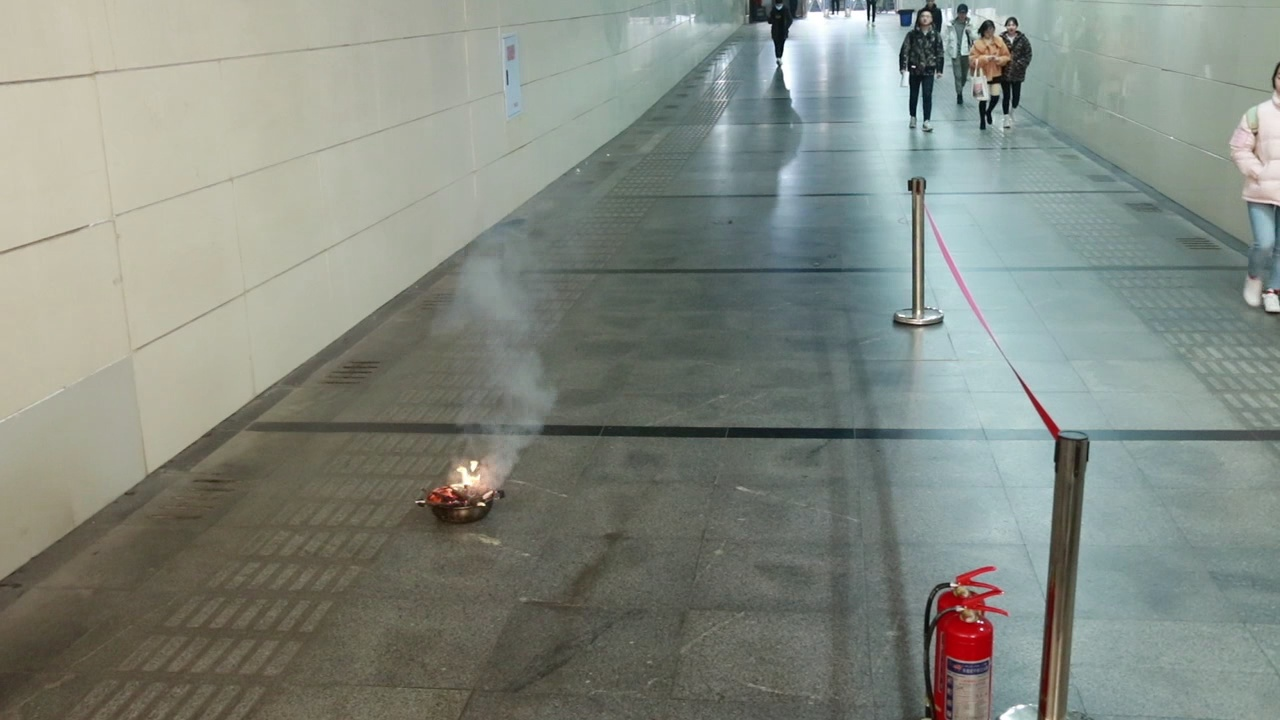
#> input picture Datasets/Ground/images/bothFireAndSmoke_CV000017.jpg, 1280 x 720 px; its folder holds only this picture in this run
$ python clahe.py
#> lines starting #> are read from the running program, lines starting #| are printed output that depends on the picture
import os
import cv2

def apply_clahe(input_path, output_path):
    image = cv2.imread(input_path, cv2.IMREAD_GRAYSCALE)
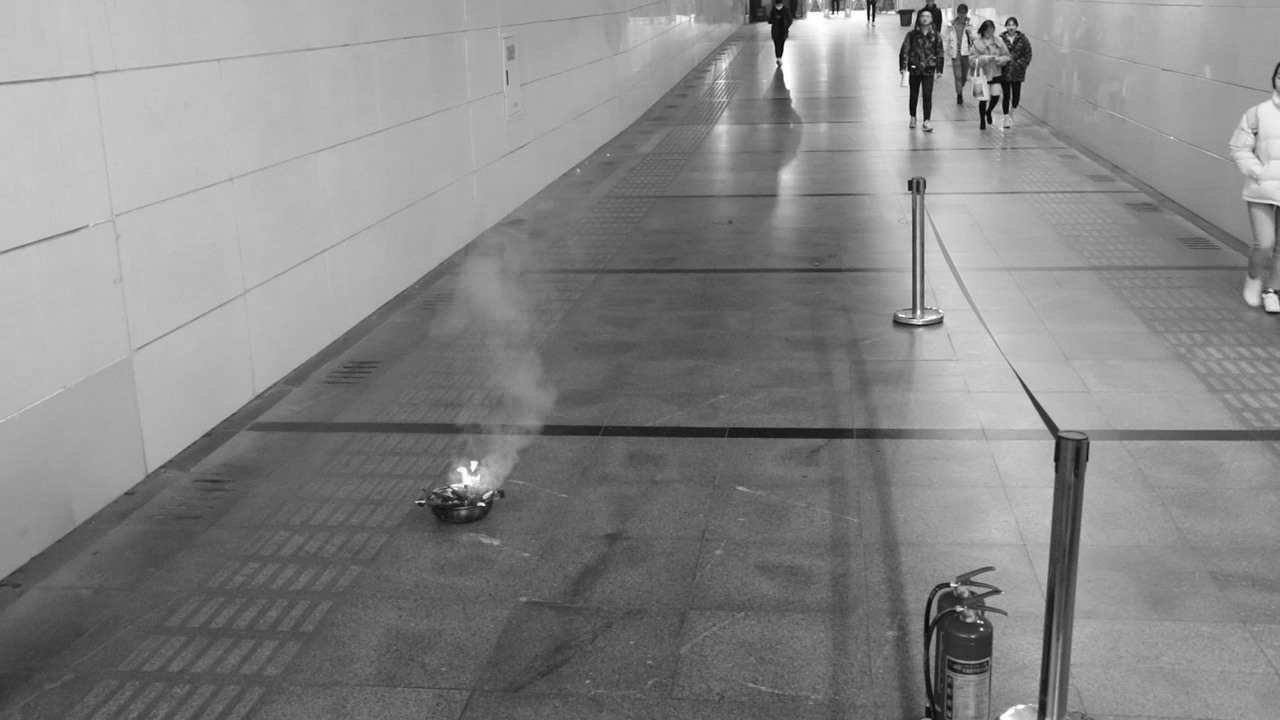
#> image: shape (720, 1280); min 2, max 255, mean 134.6

    if image is not None:
        clahe = cv2.createCLAHE(
            clipLimit=2.0,
            tileGridSize=(8, 8)
        )

        enhanced = clahe.apply(image)
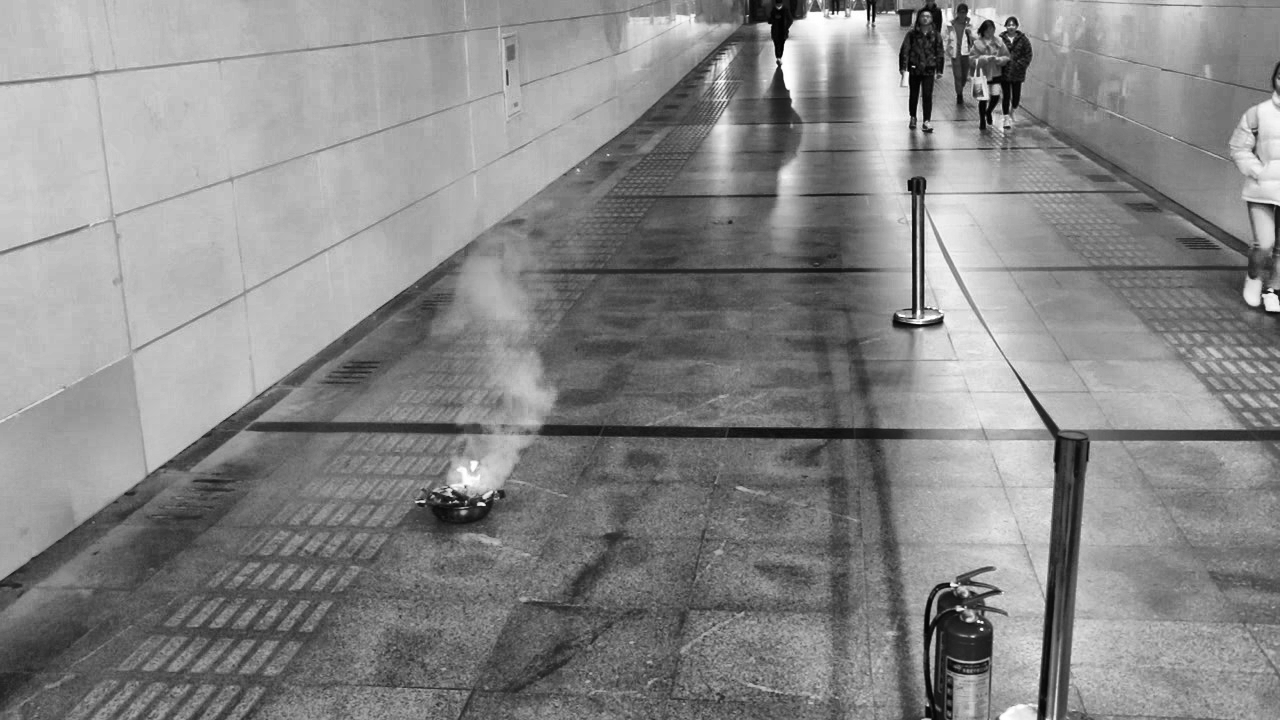
#> enhanced: shape (720, 1280); min 0, max 255, mean 135.8

        os.makedirs(os.path.dirname(output_path), exist_ok=True)
        cv2.imwrite(output_path, enhanced)

def process_folder(input_dir, output_dir):
    valid_extensions = {'.jpg', '.jpeg', '.png', '.bmp', '.tif', '.tiff'}

    for root, _, files in os.walk(input_dir):
        for file in files:
            ext = os.path.splitext(file)[1].lower()

            if ext in valid_extensions:
                input_path = os.path.join(root, file)
                relative_path = os.path.relpath(input_path, input_dir)
                output_path = os.path.join(output_dir, relative_path)

                apply_clahe(input_path, output_path)

                print(f"CLAHE applied: {input_path} -> {output_path}")

# === USER CONFIGURATION ===
parent_folder = "images"
output_folder = os.path.join(os.path.dirname(parent_folder), "clahe_output")

process_folder(parent_folder, output_folder)

$ run again, on Datasets/Ground/images/bothFireAndSmoke_CV000063.jpg
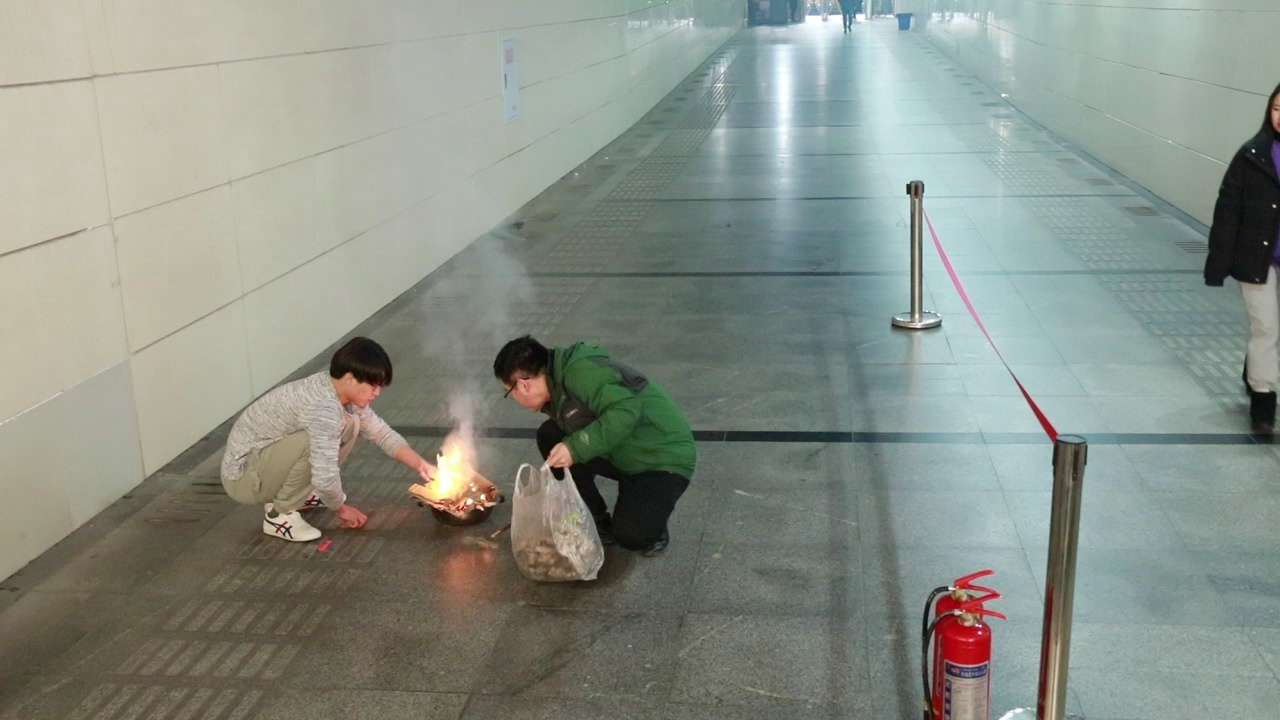
#> input picture Datasets/Ground/images/bothFireAndSmoke_CV000063.jpg, 1280 x 720 px
#> in apply_clahe, `image = cv2.imread(input_path, cv2.IMREAD_GRAYSCALE)`:
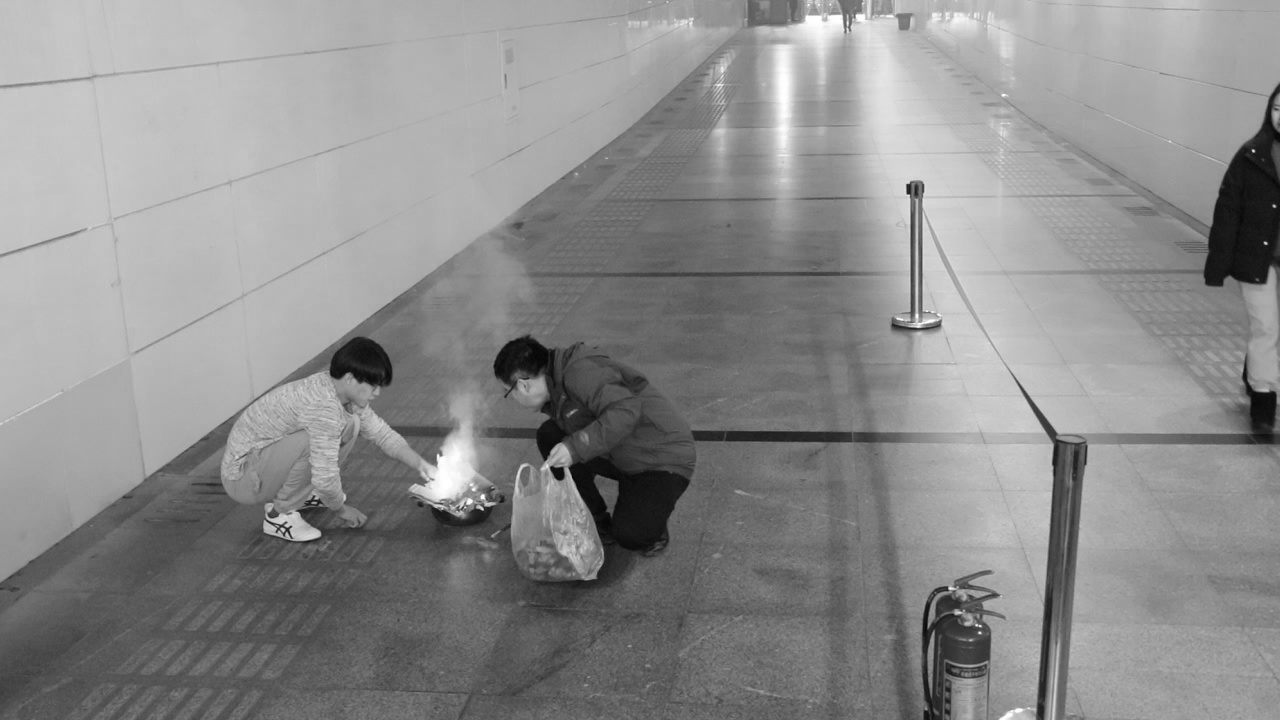
#> image: shape (720, 1280); min 5, max 255, mean 140.8
#> in apply_clahe, `enhanced = clahe.apply(image)`:
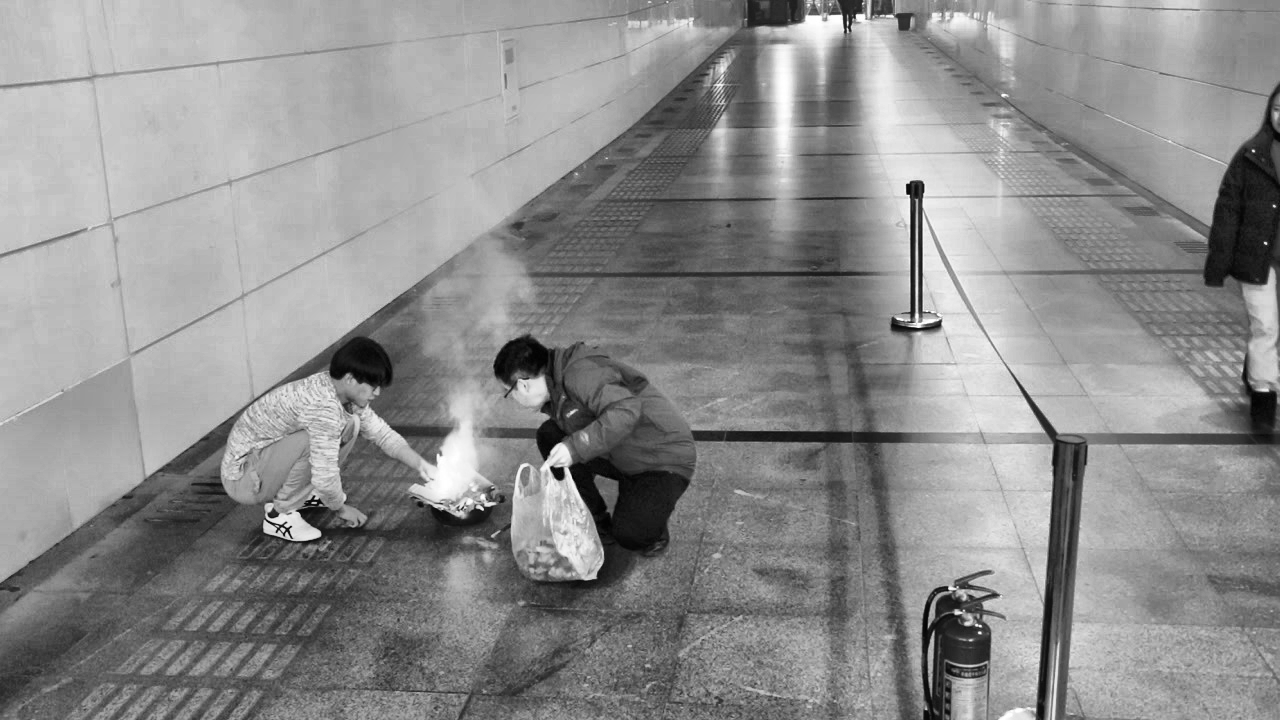
#> enhanced: shape (720, 1280); min 1, max 255, mean 141.4

$ run again, on Datasets/Ground/images/bothFireAndSmoke_CV000096.jpg
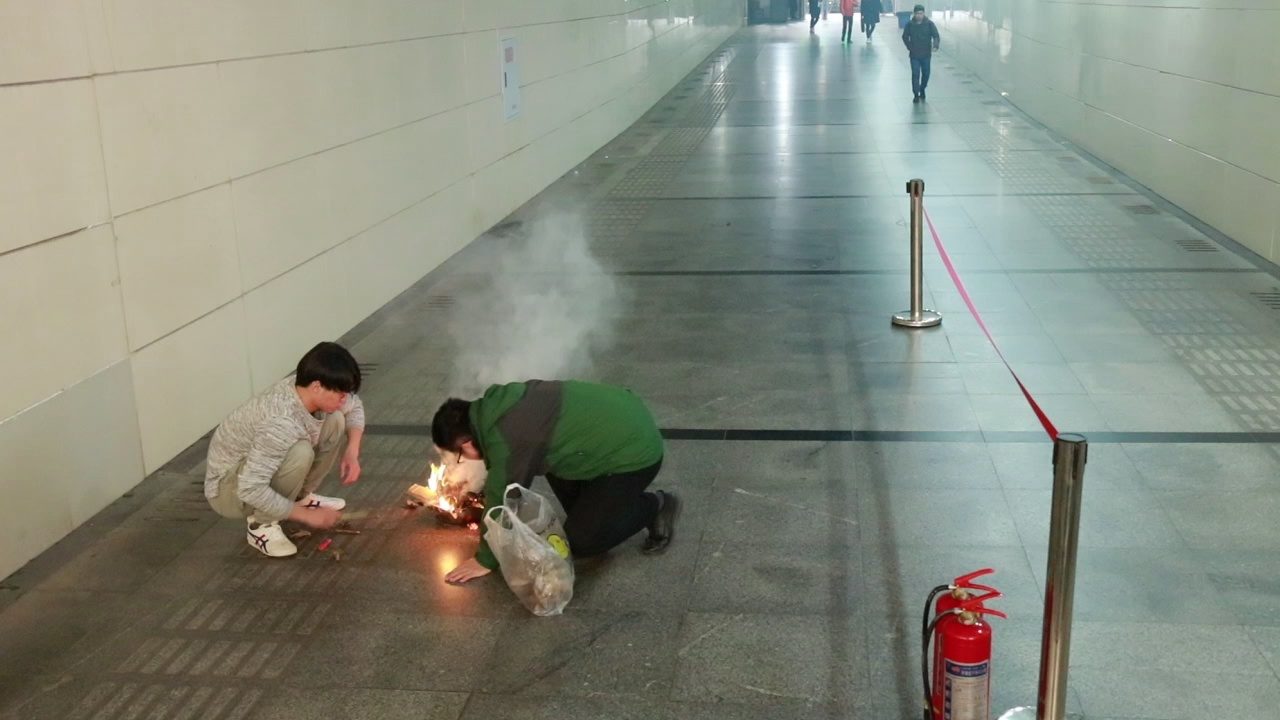
#> input picture Datasets/Ground/images/bothFireAndSmoke_CV000096.jpg, 1280 x 720 px
#> in apply_clahe, `image = cv2.imread(input_path, cv2.IMREAD_GRAYSCALE)`:
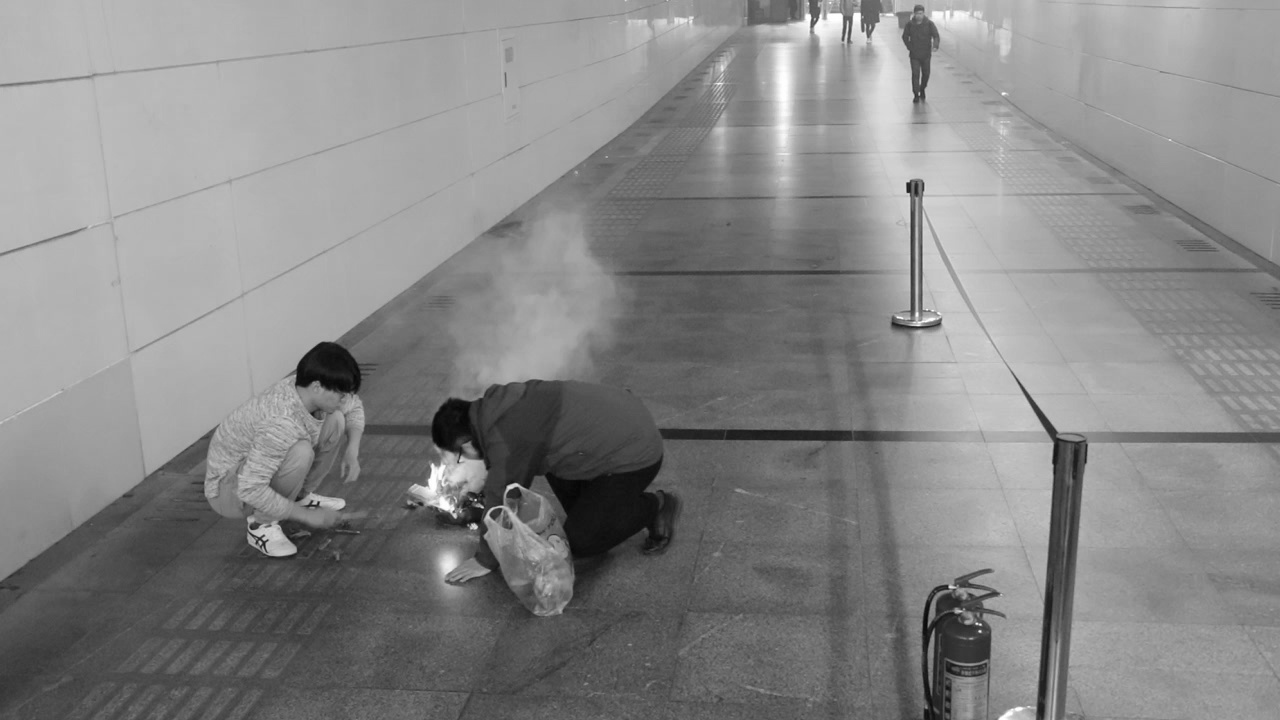
#> image: shape (720, 1280); min 3, max 255, mean 134.9
#> in apply_clahe, `enhanced = clahe.apply(image)`:
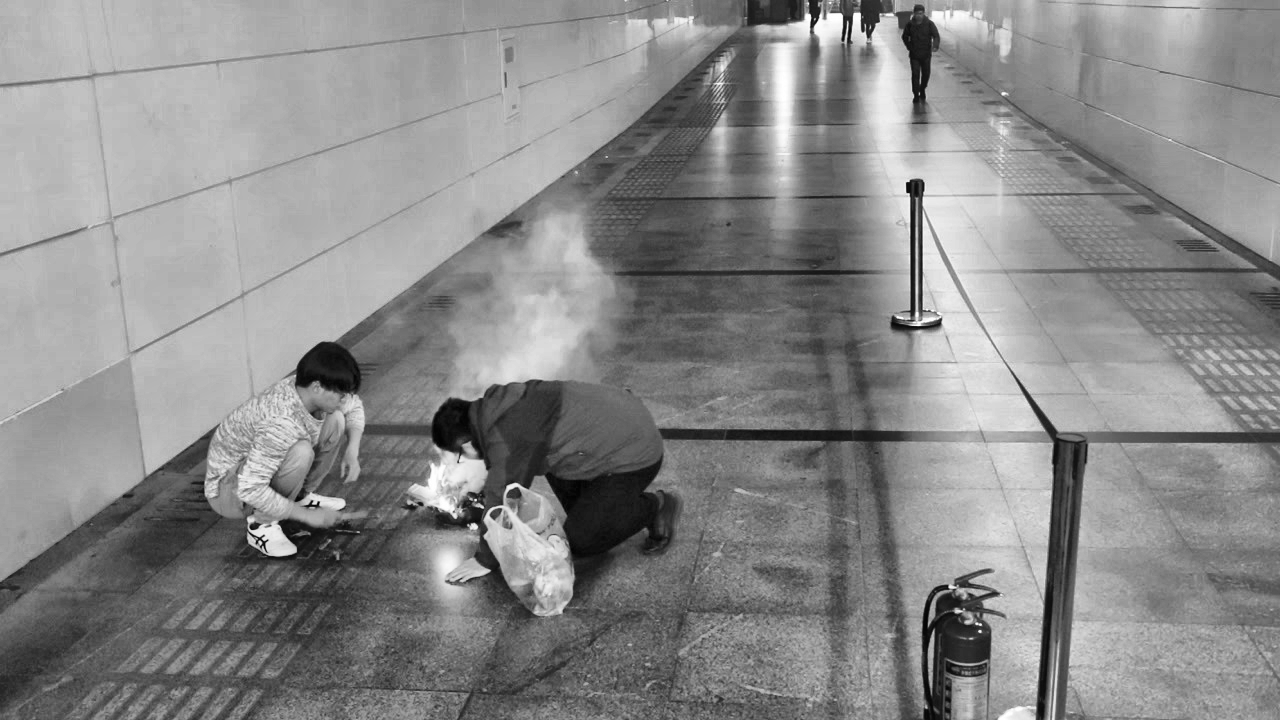
#> enhanced: shape (720, 1280); min 1, max 255, mean 137.7
